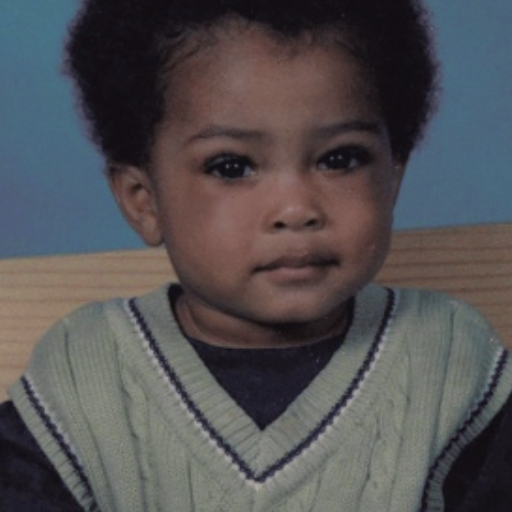
#> input picture source.png, 512 x 512 px
$ python gistogramma.py
#> lines starting #> are read from the running program, lines starting #| are printed output that depends on the picture; after the words box and inside, x2 and y2 are one past the last pixel; in counts of white or black regions, pixels touching at a corner belong together
# coding:utf
"""Пользователь вводит имя файла с изображением,
гистограммы которого нужно построить.
Строятся гистограммы по каждому из каналов, по яркости(Luminance), и RGB гистограмма.
Программа строит гистограммы и сохраняет в текущей папке.
Полученные гистограммы практически не отличаются от гистограмм,
полученных в коммерческих программах
Для работы программы необходим Python 2.7 с установленной PIL"""
from PIL import Image, ImageDraw  # модули из PIL


def lum(c):  # цвет пиксела RGB -> значение яркости
    # формула, которая обычно используется для определения яркости
    return int(0.3 * c[0] + 0.59 * c[1] + 0.11 * c[2])


def r(c):  # цвет пиксела RGB -> значение R
    return c[0]


def g(c):  # цвет пиксела RGB -> значение G
    return c[1]


def b(c):  # цвет пиксела RGB -> значение B
    return c[2]


def drawhist(hname, H, harr):
    """ Рисуем диаграмму, сохраняем в файл в текущую папку
    hname - имя файла
    H - высота рисунка
    harr - массив с высотами столбиков в гистограмме
    """
    W = len(harr)  # кол-во элементов массива
    hist = Image.new("RGB", (W, H), "white")  # создаем рисунок в памяти
    draw = ImageDraw.Draw(hist)  # объект для рисования на рисунке
    maxx = float(max(harr))  # высота самого высокого столбика
    if maxx == 0:  # столбики равны 0
        draw.rectangle(((0, 0), (W, H)), fill="black")
    else:
        for i in range(W):
            draw.line(((i, H), (i, H - harr[i] / maxx * H)), fill="black")  # рисуем столбики
    del draw  # удаляем объект
    hist.save(hname)  # сохраняем рисунок в файл


# список с функциями и префиксами названий файлов
fnlist = [(lum, "luminosity_"), (r, "r_channel_"), (g, "g_channel_"), (b, "b_channel_")]
fname = input("input file name: ")  # Ввод имени файла, гистограмму кот. нужно построить
#> the answer given: ../source.png
im = Image.open(fname)  # открываем файл
#> im is the input picture: PIL image 512x512 RGBA; mean R, G, B, A 83.4, 81.2, 83.6, 255
# получаем список вида [(n1, c1), (n2, c2), ...], где
# c - цвет пиксела в RGB
# n - количество пикселов, имеющих данный цвет
clrs = im.getcolors(im.size[0] * im.size[1])
#> clrs = 33992 items
# ширина, высота гистограммы.
# Ширину менять не стоит, т.к. все ф-и отображаются в [0..255]
W, H = 256, 100
for fn, hname in fnlist:  # перебираем все функции
    harr = [0 for i in range(W)]  # создаем массив [0, 0, 0, ...] длины W
    for n, c in clrs:  # перебираем список созданный выше
        index = fn(c)  # fn - отображение цвета в яркость или выделение цветового канала
        # индексы элементов массива показывают значения яркости и прочего. Диапазон [0..255]
        # значения элементов массива = количество пикселов с опред. значением яркости и т.д.
        harr[index] += n
    drawhist(hname + "hist.png", H, harr)  # рисуем гистограмму
#> this loop made 4 passes
#> pass 1, in drawhist, `hist.save(hname)`:
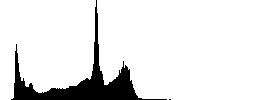
#> saved as luminosity_hist.png: PIL image 256x100 RGB; 89.9% white; 2 black regions (1 under 20 px), largest, box (x1, y1, x2, y2) and area: (11, 0, 167, 100) 2586
#> pass 2, in drawhist (call 2), `hist.save(hname)`:
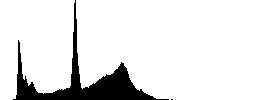
#> saved as r_channel_hist.png: PIL image 256x100 RGB; 89.4% white; 2 black regions (1 under 20 px), largest, box (x1, y1, x2, y2) and area: (13, 0, 169, 100) 2719
# Нарисовали гистограммы по яркости и каналам, теперь
# Рисуем гистограмму RGB
rharr = [0 for i in range(W)]
gharr = list(rharr)
bharr = list(rharr)
for n, c in clrs:
    rharr[r(c)] += n
    gharr[g(c)] += n
    bharr[b(c)] += n
#> this loop made 33992 passes
#> (n, c) on passes 1 to 3: (2, (78, 98, 115, 255)), (2, (55, 59, 64, 255)), (1, (61, 59, 64, 255))
#> after the loop, bharr = 256 values, max 7231 at index 125, min 0 at index 0, mean 1024; gharr = 256 values, max 6243 at index 103, min 0 at index 0, mean 1024; rharr = 256 values, max 9959 at index 75, min 0 at index 0, mean 1024
harr = [(rharr[i] + gharr[i] + bharr[i]) / 3 for i in range(W)]
#> harr = 256 values, max 4750.3 at index 75, min 0 at index 0, mean 1024
drawhist("RGB_hist.png", H, harr)
#> in drawhist (call 5), `W = len(harr)`: W = 256
#> in drawhist (call 5), `maxx = float(max(harr))`: maxx = 4750.3
#> in drawhist (call 5), `hist.save(hname)`:
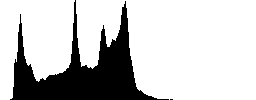
#> saved as RGB_hist.png: PIL image 256x100 RGB; 78.1% white; 2 black regions (1 under 20 px), largest, box (x1, y1, x2, y2) and area: (10, 0, 169, 100) 5601
